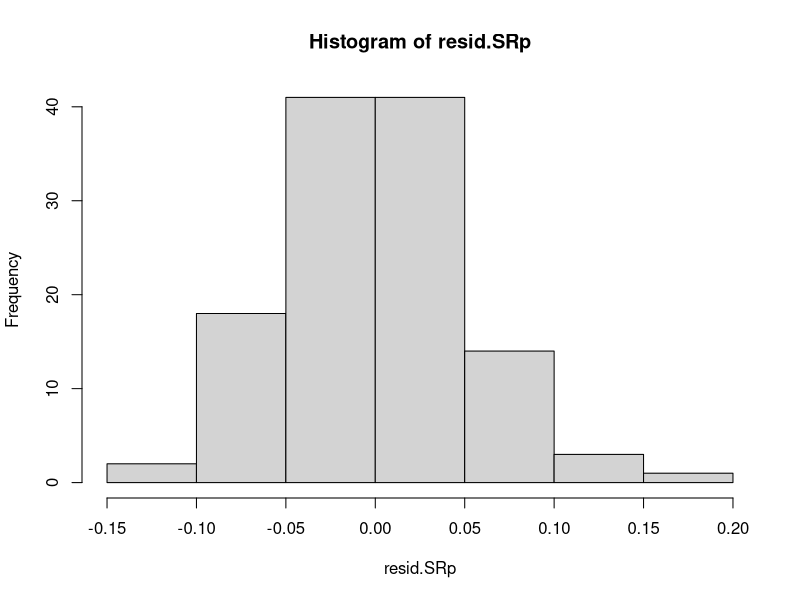
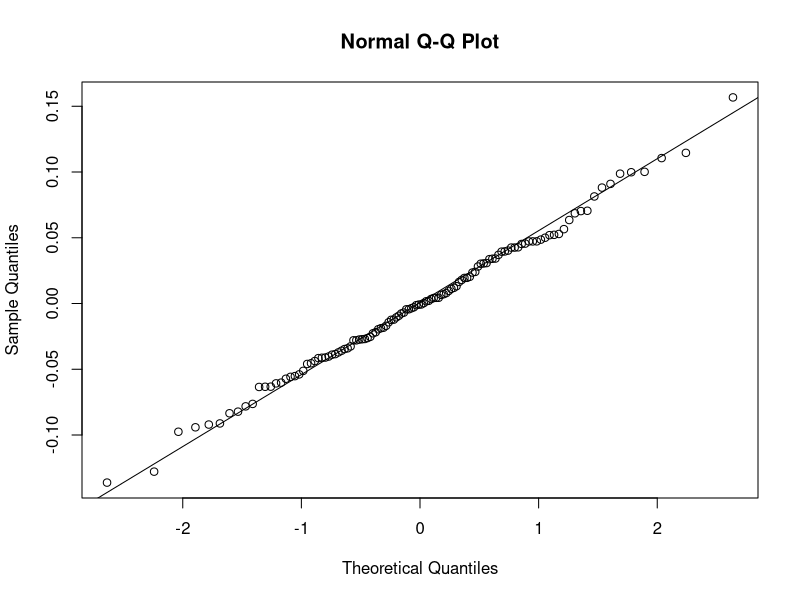
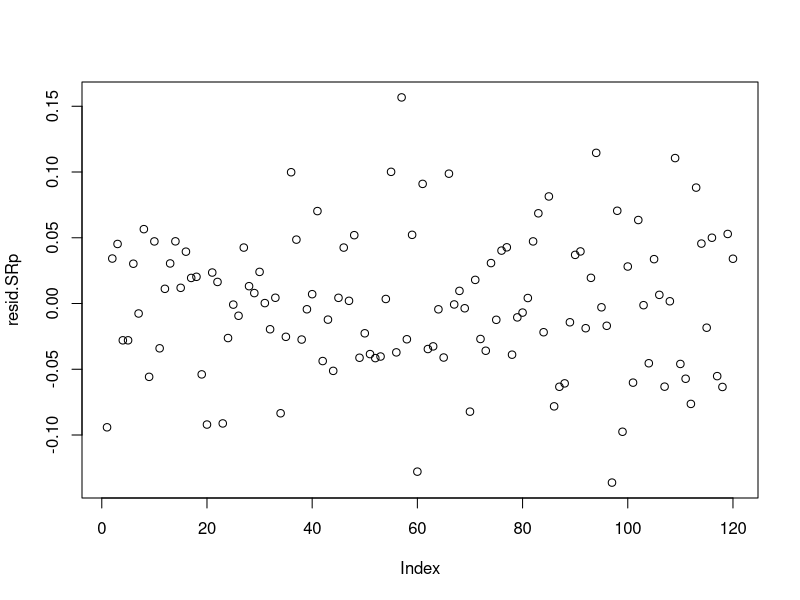
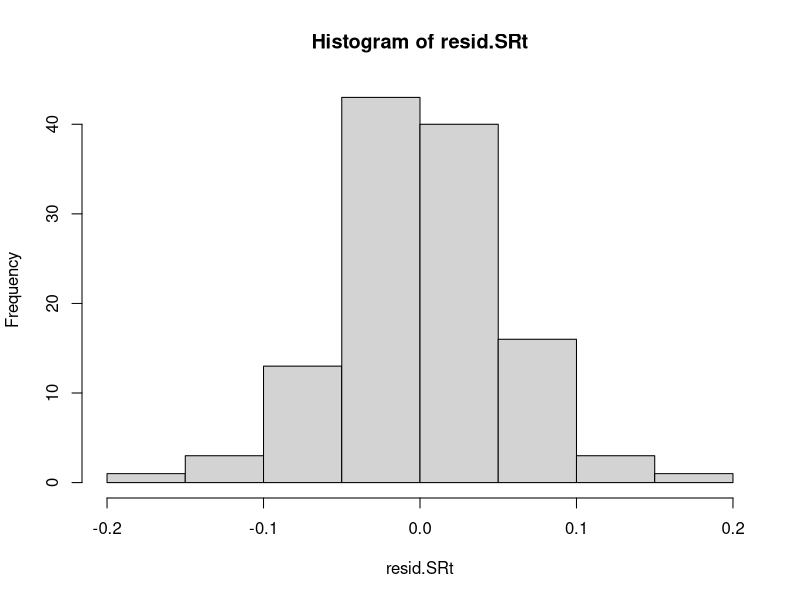
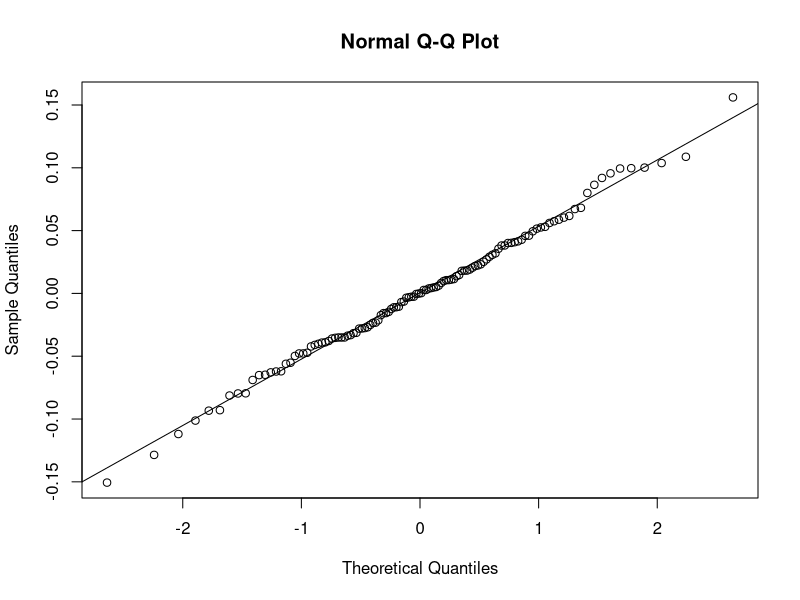
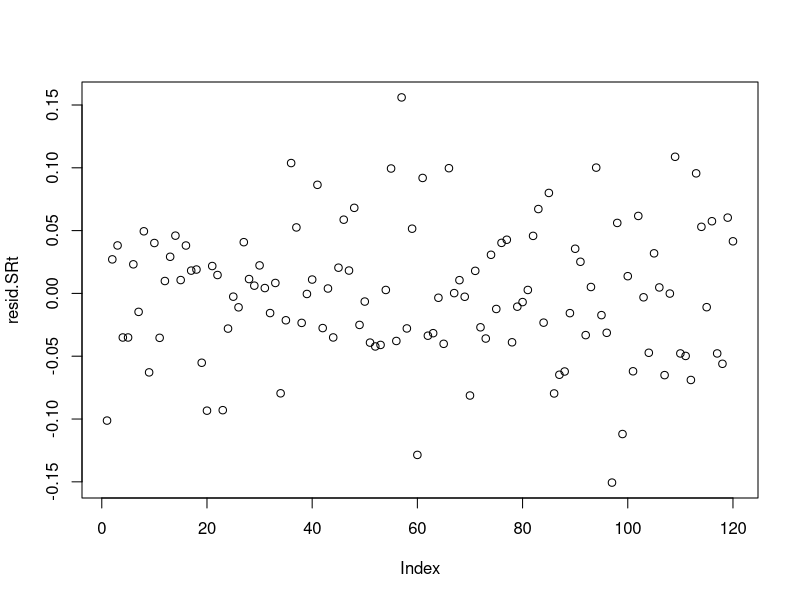
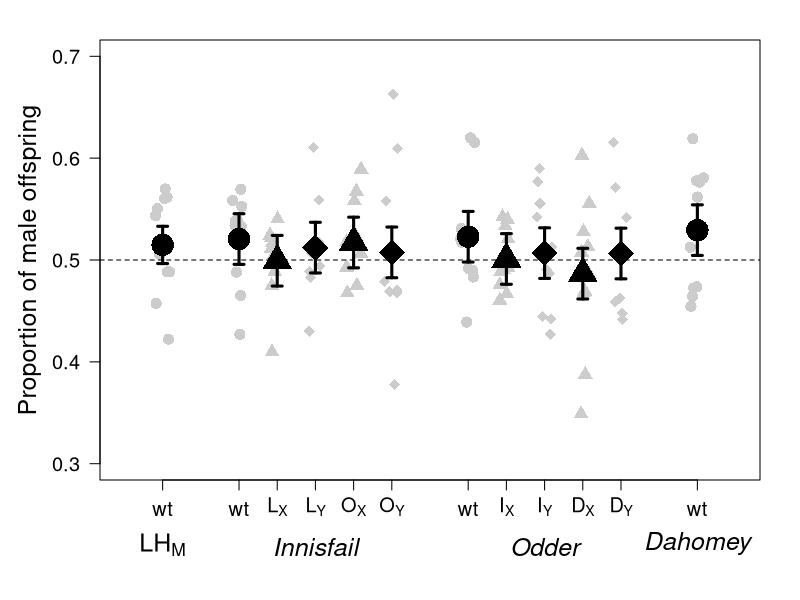
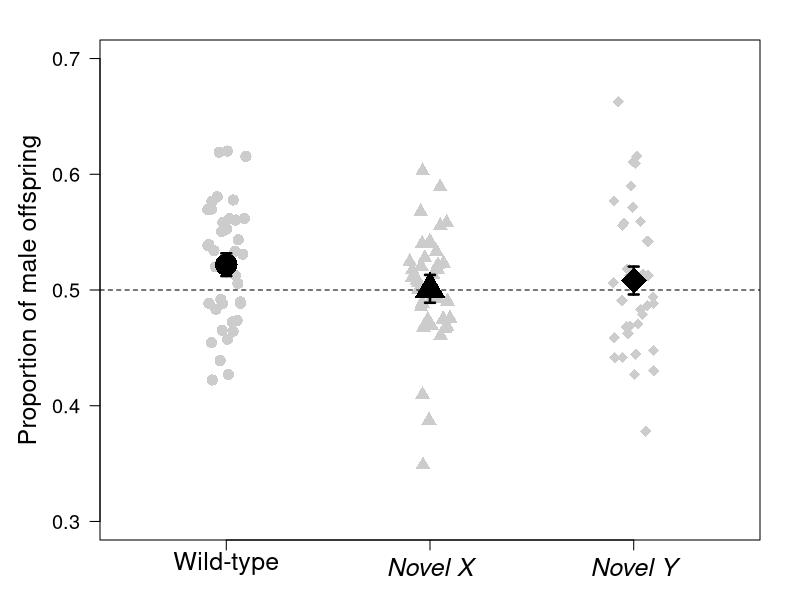

These figures' R source, in order:
################################################################################################
########################################### SEX RATIO ##########################################
################################################################################################

#Set up environment
library(car)
library(Hmisc)

#Read in csv file with data
SR.data <- read.table(file = "SexRatio.csv", header = T, sep = ",")


##########################################  STATISTIC  #########################################


### CALCULATE THE PROPORTION OF MALE OFFSPRING ###
SR.data$prop_male <- SR.data$male / SR.data$total


##############################
######### POPULATION #########
##############################


### LINEAT MODEL ###

#Linear mixed model testing if population has a significant effect on the proportion of males with block
model.SRp <- lm(prop_male ~ population + block, data = SR.data)
#ANOVA
anova(model.SRp, test = "F")
#Not significant, P = 0.9336
#Block is not significant, P = 0.7572


#Homogeneity of variances
leveneTest(SR.data$prop_male, SR.data$population)
#Non significant, assumption of homogeneity of variances is met. Can use ANOVA

#Test the model by looking at the residuls
resid.SRp <- residuals(model.SRp)
hist(resid.SRp)
shapiro.test(resid.SRp)
qqnorm(resid.SRp)
qqline(resid.SRp)
plot(resid.SRp)
#The residuls are normally distrubuted, meaning that the model is valid



#############################
######### TREATMENT #########
#############################


### LINEAT MODEL ###

#Linear model testing if treatment has a significant effect on the proportion of males with block
model.SRt <- lm(prop_male ~ treatment + block, data = SR.data)
#ANOVA
anova(model.SRt, test = "F")
#Treatment is not significant, P = 0.2167
#Block is not significant, P = 0.7496


#Homogeneity of variances
leveneTest(SR.data$prop_male, SR.data$treatment)
#Non significant, assumption of homogeneity of variances is met. Can use ANOVA

#Test the model by looking at the residuls
resid.SRt <- residuals(model.SRt)
hist(resid.SRt)
shapiro.test(resid.SRt)
qqnorm(resid.SRt)
qqline(resid.SRt)
plot(resid.SRt)
#The residuls are normally distrubuted, meaning that the model is valid



#########################################  PLOT DATA  #########################################


### PLOT POPULATION ###


#Add fitted values
SR.data$fittedPop <- fitted(model.SRp)

#Caluclate mean
SRpop.M <- tapply(SR.data$fittedPop, SR.data$population, mean)
#SE
SRpop.SE <- (summary(model.SRp)$coefficients[,2])[-13]


#Plot
par(mar = c(6, 5, 2, 2))
plot(NULL, xlim = c(0, 8), xlab = "", xaxt = "n", ylim = c(0.3, 0.7),
     ylab = "Proportion of male offspring", cex.axis = 1.2, cex.lab = 1.5, las = 1)
#Add points
stripchart(SR.data$prop_male ~ SR.data$population, add = T, vertical = T,
           method = "jitter", pch = c(16, 16,17,18,17,18, 16,17,18,17,18, 16), 
           cex = 1.5, col = "gray80", at = c(0.5, 1.5,2,2.5,3,3.5, 4.5,5,5.5,6,6.5, 7.5))
#Add errorbars
xSRpop <- c(0.5, 1.5,2,2.5,3,3.5, 4.5,5,5.5,6,6.5, 7.5)
errbar(xSRpop, SRpop.M, SRpop.M + SRpop.SE, SRpop.M - SRpop.SE, 
       pch = c(16, 16,17,18,17,18, 16,17,18,17,18, 16), cex = c(3, 3,3,3.5,3,3.5, 3,3,3.5,3,3.5, 3), 
       lwd = 3, add = T)
#Add lines
abline(h = 0.5, lty = 2)
#AXIS
axis(1, at = c(0.5, 1.5,2,2.5,3,3.5, 4.5,5,5.5,6,6.5, 7.5), cex.axis = 1.2,
     labels = c("wt", "wt", expression("L"["X"]), expression("L"["Y"]), expression("O"["X"]), expression("O"["Y"]),
                "wt", expression("I"["X"]), expression("I"["Y"]), expression("D"["X"]), expression("D"["Y"]), "wt"))
#And add text on top
mtext(expression("LH"["M"]), side = 1, line = 3, at = 0.5, cex = 1.5)
mtext(expression(italic("Innisfail")), side = 1, line = 3, at = 2.5, cex = 1.5)
mtext(expression(italic("Odder")), side = 1, line = 3, at = 5.5, cex = 1.5)
mtext(expression(italic("Dahomey")), side = 1, line = 3, at = 7.5, cex = 1.5)



### PLOT TREATMENT ###

#Add fitted values
SR.data$fittedTreat <- fitted(model.SRt)

#Caluclate mean
SRtreat.M <- tapply(SR.data$fittedTreat, SR.data$treatment, mean)
#SE
SRtreat.SE <- (summary(model.SRt)$coefficients[,2])[-4]


#Plot
par(mar = c(3, 5, 2, 2))
plot(NULL, xlim = c(0.5, 3.5), xlab = "", xaxt = "n", ylim = c(0.3, 0.7),
     ylab = "Proportion of male offspring", cex.axis = 1.2, cex.lab = 1.5, las = 1)
#Add points
stripchart(SR.data$prop_male ~ SR.data$treatment, add = T, vertical = T, 
           method = "jitter", pch = c(16, 17, 18), cex = 1.5, col = "gray80")
#Add errorbars
xSRtreat <- c(1, 2, 3)
errbar(xSRtreat, SRtreat.M, SRtreat.M + SRtreat.SE, SRtreat.M - SRtreat.SE, 
       pch = c(16, 17, 18), cex = c(3, 3, 3.5), lwd = 2.5, add = T)
#Add lines
abline(h = 0.5, lty = 2)
#AXIS
axis(1, at = seq (1, 3, by = 1), cex.axis = 1.5, 
     labels = c("Wild-type", expression(italic("Novel X")), expression(italic("Novel Y"))))
